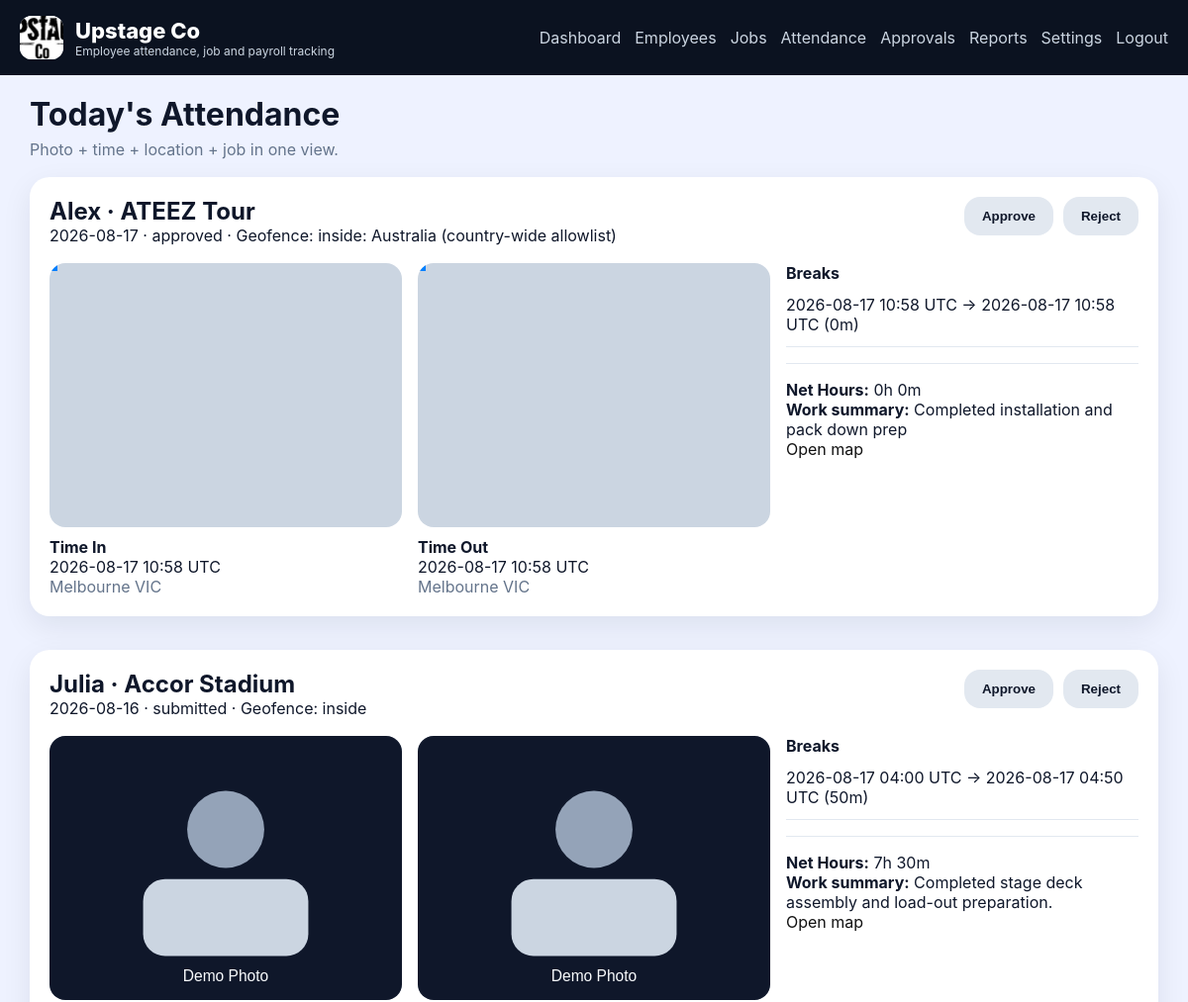
Before: /admin/attendance (signed in, upper part) with the older database file.
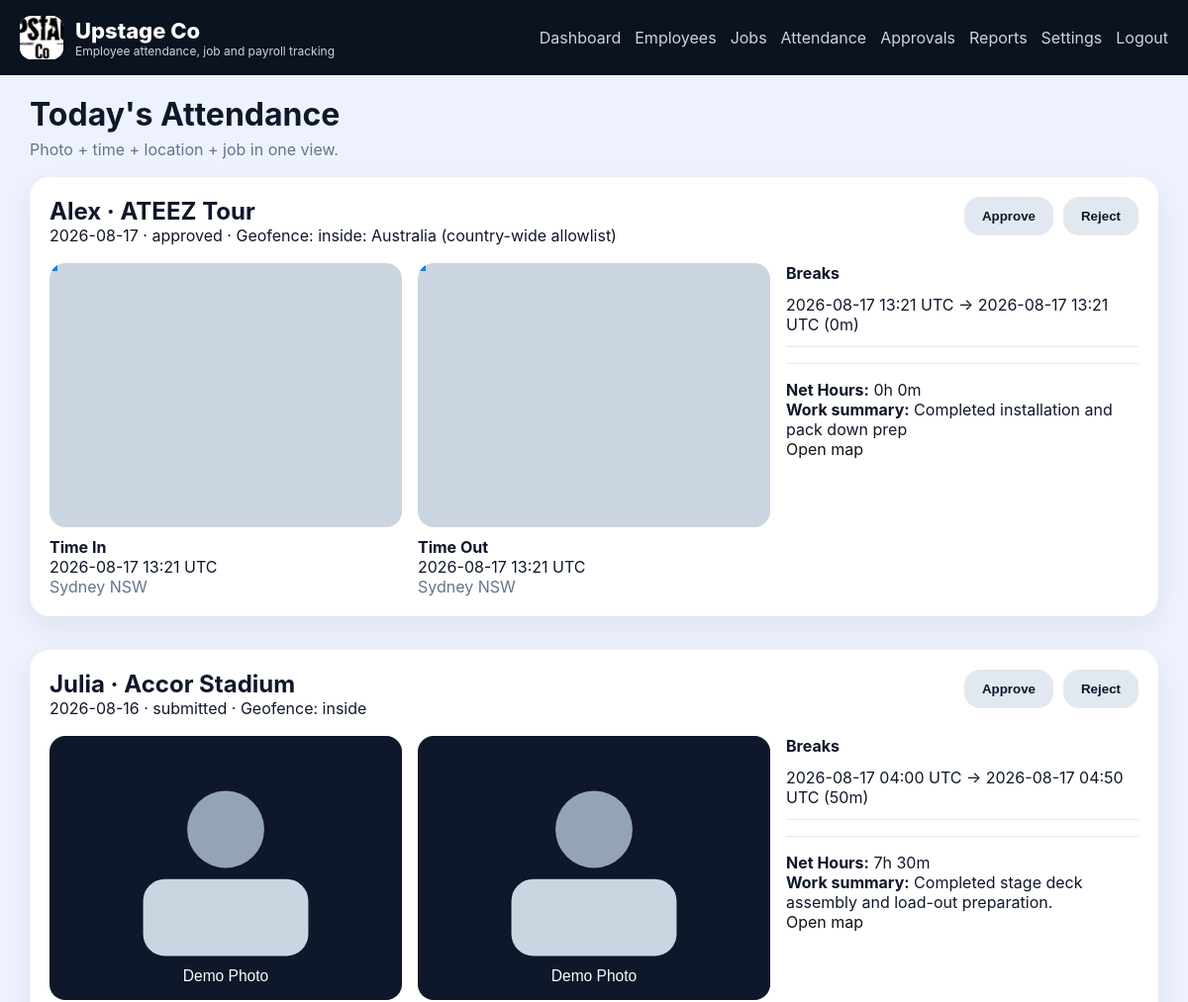
After: the same page with the newer database file.
### app.py (models this page shows, shortened)
class CompanySettings(db.Model):
    id = db.Column(db.Integer, primary_key=True)
    company_name = db.Column(db.String(120), default="Upstage Co")
    logo_path = db.Column(db.String(255), default="branding/upstage-company-logo.jpg")
    primary_color = db.Column(db.String(20), default="#111111")
    secondary_color = db.Column(db.String(20), default="#444444")
    timezone = db.Column(db.String(50), default="Australia/Melbourne")
    work_week = db.Column(db.String(50), default="Mon-Fri")
    standard_daily_hours = db.Column(db.Float, default=8.0)
    required_photo = db.Column(db.Boolean, default=True)
    required_gps = db.Column(db.Boolean, default=True)
    geofence_enabled = db.Column(db.Boolean, default=True)
    strict_geofence = db.Column(db.Boolean, default=False)
    geofence_name = db.Column(db.String(120), default="Upstage Workshop")
    geofence_lat = db.Column(db.Float, default=-37.8136)
    geofence_lng = db.Column(db.Float, default=144.9631)
    geofence_radius_m = db.Column(db.Float, default=200.0)
    late_threshold_minutes = db.Column(db.Integer, default=10)
    overtime_threshold_hours = db.Column(db.Float, default=8.0)
    paid_break_minutes = db.Column(db.Integer, default=20)
    unpaid_break_minutes = db.Column(db.Integer, default=30)
    allow_gallery_upload = db.Column(db.Boolean, default=False)
    retention_days = db.Column(db.Integer, default=365)
    enable_break_photo = db.Column(db.Boolean, default=False)

class User(db.Model):
    id = db.Column(db.Integer, primary_key=True)
    uuid = db.Column(db.String(36), default=lambda: str(uuid.uuid4()), unique=True)
    full_name = db.Column(db.String(120), nullable=False)
    email = db.Column(db.String(120), unique=True, nullable=False)
    password_hash = db.Column(db.String(255), nullable=False)
    role = db.Column(db.String(20), nullable=False, default="employee")
    active = db.Column(db.Boolean, default=True)
    department = db.Column(db.String(100), default="Operations")
    pay_category = db.Column(db.String(100), default="Ordinary Hours")
    xero_employee_id = db.Column(db.String(120), nullable=True)
    created_at = db.Column(db.DateTime, default=lambda: datetime.now(timezone.utc))

class Attendance(db.Model):
    id = db.Column(db.Integer, primary_key=True)
    attendance_uuid = db.Column(db.String(36), default=lambda: str(uuid.uuid4()), unique=True)
    user_id = db.Column(db.Integer, db.ForeignKey("user.id"), nullable=False)
    job_id = db.Column(db.Integer, db.ForeignKey("job.id"), nullable=False)
    status = db.Column(db.String(50), default="working")
    date = db.Column(db.Date, default=lambda: datetime.now(timezone.utc).date())
    time_in_at = db.Column(db.DateTime, nullable=False)
    time_out_at = db.Column(db.DateTime, nullable=True)
    time_in_device_at = db.Column(db.DateTime, nullable=True)
    time_out_device_at = db.Column(db.DateTime, nullable=True)
    offline_time_in = db.Column(db.Boolean, default=False)
    offline_time_out = db.Column(db.Boolean, default=False)
    time_in_photo = db.Column(db.String(255), nullable=True)
    time_out_photo = db.Column(db.String(255), nullable=True)
    time_in_lat = db.Column(db.Float, nullable=True)
    time_in_lng = db.Column(db.Float, nullable=True)
    time_out_lat = db.Column(db.Float, nullable=True)
    time_out_lng = db.Column(db.Float, nullable=True)
    time_in_address = db.Column(db.String(255), nullable=True)
    time_out_address = db.Column(db.String(255), nullable=True)
    time_in_device = db.Column(db.String(255), nullable=True)
    time_out_device = db.Column(db.String(255), nullable=True)
    work_summary = db.Column(db.Text, default="")
    notes = db.Column(db.Text, default="")
    final_job_photo = db.Column(db.String(255), nullable=True)
    total_break_minutes = db.Column(db.Integer, default=0)
    paid_break_minutes = db.Column(db.Integer, default=0)
    unpaid_break_minutes = db.Column(db.Integer, default=0)
    net_minutes = db.Column(db.Integer, default=0)
    approval_status = db.Column(db.String(50), default="draft")
    approver_id = db.Column(db.Integer, db.ForeignKey("user.id"), nullable=True)
    approval_note = db.Column(db.Text, default="")
    approved_at = db.Column(db.DateTime, nullable=True)
    geofence_status = db.Column(db.String(30), default="unknown")
    last_synced_at = db.Column(db.DateTime, default=lambda: datetime.now(timezone.utc))
    edited_after_approval = db.Column(db.Boolean, default=False)

class Job(db.Model):
    id = db.Column(db.Integer, primary_key=True)
    job_number = db.Column(db.String(50), unique=True, nullable=False)
    name = db.Column(db.String(120), nullable=False)
    client = db.Column(db.String(120), nullable=False)
    venue = db.Column(db.String(120), nullable=False)
    location = db.Column(db.String(255), nullable=False)
    start_date = db.Column(db.Date, nullable=False)
    end_date = db.Column(db.Date, nullable=False)
    manager_name = db.Column(db.String(120), nullable=False)
    status = db.Column(db.String(50), default="Active")
    notes = db.Column(db.Text, default="")

class BreakEntry(db.Model):
    id = db.Column(db.Integer, primary_key=True)
    attendance_id = db.Column(db.Integer, db.ForeignKey("attendance.id"), nullable=False)
    start_at = db.Column(db.DateTime, nullable=False)
    end_at = db.Column(db.DateTime, nullable=True)
    start_lat = db.Column(db.Float, nullable=True)
    start_lng = db.Column(db.Float, nullable=True)
    end_lat = db.Column(db.Float, nullable=True)
    end_lng = db.Column(db.Float, nullable=True)
    start_address = db.Column(db.String(255), nullable=True)
    end_address = db.Column(db.String(255), nullable=True)
    photo_path = db.Column(db.String(255), nullable=True)
    duration_minutes = db.Column(db.Integer, default=0)

### app.py (the view)
@app.route("/admin/attendance")
@login_required(role="admin")
def admin_attendance_page():
    rows = Attendance.query.order_by(Attendance.time_in_at.desc()).limit(100).all()
    return render_template("admin_attendance.html", rows=rows, serialize=attendance_to_dict)

### app.py (called while the page is built)
def ensure_utc_naive(value):
    if value is None:
        return None
    if value.tzinfo is not None:
        return value.astimezone(timezone.utc).replace(tzinfo=None)
    return value

def dtfmt(value):
    if not value:
        return "-"
    value = ensure_utc_naive(value)
    return value.strftime("%Y-%m-%d %H:%M UTC")

@app.context_processor
def inject_helpers():
    settings = CompanySettings.query.first()
    return {"current_user": current_user, "company_settings": settings}

def current_user():
    uid = session.get("user_id")
    if not uid:
        return None
    return User.query.get(uid)

def login_required(role=None):
    def deco(fn):
        @wraps(fn)
        def wrapped(*args, **kwargs):
            user = current_user()
            if not user:
                return redirect(url_for("login"))
            if role and user.role != role:
                return redirect(url_for("index"))
            return fn(*args, **kwargs)
        return wrapped
    return deco

def breaks_for_shift(attendance_id):
    return BreakEntry.query.filter_by(attendance_id=attendance_id).order_by(BreakEntry.start_at.asc()).all()

### templates/admin_attendance.html (shortened to what this page needs)
{% extends 'base.html' %}
{% block content %}
<div class="page-title"><h1>Today's Attendance</h1><p>Photo + time + location + job in one view.</p></div>
<div class="stack gap-md">
{% for row in rows %}
  {% set data = serialize(row) %}
  <div class="card attendance-card">
    <div class="attendance-header">
      <div>
        <h2>{{ data.employee }} · {{ data.job }}</h2>
        <div>{{ data.date }} · {{ data.approval_status }} · Geofence: {{ data.geofence_status }}</div>
      </div>
      <div class="actions-inline">
        <button class="btn ghost" onclick="reviewAttendance({{ row.id }}, 'approved')">Approve</button>
        <button class="btn ghost" onclick="reviewAttendance({{ row.id }}, 'rejected')">Reject</button>
      </div>
    </div>
    <div class="grid three-col">
      <div>
        <div class="media-frame">{% if data.time_in_photo %}<img src="{{ data.time_in_photo }}" alt="time in photo">{% endif %}</div>
        <strong>Time In</strong>
        <div>{{ data.time_in }}</div>
        <div class="muted">{{ data.time_in_address }}</div>
      </div>
      <div>
        <div class="media-frame">{% if data.time_out_photo %}<img src="{{ data.time_out_photo }}" alt="time out photo">{% endif %}</div>
        <strong>Time Out</strong>
        <div>{{ data.time_out }}</div>
        <div class="muted">{{ data.time_out_address }}</div>
      </div>
      <div>
        <strong>Breaks</strong>
        {% for b in data.breaks %}
          <div class="log-row">{{ b.start }} → {{ b.end }} ({{ b.minutes }}m)</div>
        {% else %}
          <div class="muted">No breaks</div>
        {% endfor %}
        <div class="divider"></div>
        <div><strong>Net Hours:</strong> {{ data.net_minutes // 60 }}h {{ data.net_minutes % 60 }}m</div>
        <div><strong>Work summary:</strong> {{ data.summary or '-' }}</div>
        {% if data.time_in_lat and data.time_in_lng %}<a target="_blank" href="https://maps.google.com/?q={{ data.time_in_lat }},{{ data.time_in_lng }}">Open map</a>{% endif %}
      </div>
    </div>
  </div>
{% endfor %}
</div>
{% endblock %}

### templates/base.html (shortened to what this page needs)
<!doctype html>
<html lang="en">
<head>
  <link rel="stylesheet" href="{{ url_for('static', filename='css/styles.css') }}">
</head>
<body>
  <header class="topbar">
    <div>
      <div class="brand-row">
        <img class="brand-logo" src="{{ url_for('static', filename=(company_settings.logo_path if company_settings and company_settings.logo_path else 'branding/upstage-logo.png')) }}" alt="Company logo">
        <div>
          <div class="brand">{{ company_settings.company_name if company_settings else 'Upstage Time' }}</div>
          <div class="subtitle">Employee attendance, job and payroll tracking</div>
        </div>
      </div>
    </div>
    <nav class="navlinks">
      {% if session.get('user_id') %}
        {% if current_user().role == 'employee' %}
          <a href="{{ url_for('employee_dashboard') }}">Dashboard</a>
          <a href="{{ url_for('employee_history_page') }}">History</a>
          <a href="{{ url_for('employee_timesheet_page') }}">Timesheet</a>
        {% else %}
          <a href="{{ url_for('admin_dashboard') }}">Dashboard</a>
          <a href="{{ url_for('admin_employees_page') }}">Employees</a>
          <a href="{{ url_for('admin_jobs_page') }}">Jobs</a>
          <a href="{{ url_for('admin_attendance_page') }}">Attendance</a>
          <a href="{{ url_for('admin_approvals_page') }}">Approvals</a>
          <a href="{{ url_for('admin_reports_page') }}">Reports</a>
          <a href="{{ url_for('admin_settings_page') }}">Settings</a>
        {% endif %}
        <a href="{{ url_for('logout') }}">Logout</a>
      {% endif %}
    </nav>
  </header>
  <main class="container">
    {% block content %}{% endblock %}
  </main>
</body>
</html>

### static/css/styles.css (style rules this page uses)
:root { --bg:#0b1220; --card:#ffffff; --muted:#64748b; --text:#0f172a; --line:#e2e8f0; --primary:#2563eb; --secondary:#0ea5a4; --danger:#dc2626; --surface:#f8fafc; }
* { box-sizing:border-box }
body { margin:0;font-family:Inter,Arial,sans-serif;background:#eef2ff;color:var(--text) }
a { color:var(--primary);text-decoration:none }
h1,h2,h3,p { margin:0 }
img { max-width:100%;display:block }
.topbar { background:var(--bg);color:#fff;padding:16px 20px;display:flex;justify-content:space-between;gap:20px;align-items:center;position:sticky;top:0;z-index:10 }
.brand-row { display:flex;align-items:center;gap:12px }
.brand-logo { width:44px;height:44px;border-radius:12px;object-fit:cover;background:#fff }
.brand { font-size:22px;font-weight:800 }
.subtitle { font-size:12px;color:#cbd5e1 }
.navlinks { display:flex;gap:14px;flex-wrap:wrap }
.navlinks a { color:#cbd5e1 }
.container { max-width:1180px;margin:0 auto;padding:20px }
.card,.login-card { background:var(--card);border-radius:20px;padding:20px;box-shadow:0 10px 30px rgba(15,23,42,.08);margin-bottom:18px }
.grid { display:grid;gap:16px }
.three-col { grid-template-columns:repeat(3,minmax(0,1fr)) }
.btn { border:none;border-radius:16px;padding:12px 18px;font-weight:700;cursor:pointer;display:inline-flex;justify-content:center;align-items:center;gap:8px }
.btn.ghost { background:#e2e8f0;color:#0f172a }
.page-title { margin-bottom:18px }
.page-title p { color:var(--muted);margin-top:6px }
.muted { color:var(--muted) }
.log-row { padding:12px 0;border-bottom:1px solid var(--line) }
.divider { height:1px;background:var(--line);margin:16px 0 }
.media-frame { aspect-ratio:4/3;background:#cbd5e1;border-radius:16px;overflow:hidden;margin-bottom:10px }
.attendance-card .attendance-header { display:flex;justify-content:space-between;gap:12px;align-items:flex-start;margin-bottom:18px }
.actions-inline { display:flex;flex-wrap:wrap;gap:10px }
.stack { display:flex;flex-direction:column }
.gap-md { gap:16px }

Changed rows visible on the page:
changed Attendance "approved": time_in "2026-08-17 10:58 UTC" → "2026-08-17 13:21 UTC"; time_in_address "Melbourne VIC" → "Sydney NSW"; time_out "2026-08-17 10:58 UTC" → "2026-08-17 13:21 UTC"; time_out_address "Melbourne VIC" → "Sydney NSW"
changed BreakEntry (number 1 of 2 on the later page): start "2026-08-17 10:58 UTC" → "2026-08-17 13:21 UTC"; end "2026-08-17 10:58 UTC" → "2026-08-17 13:21 UTC"
